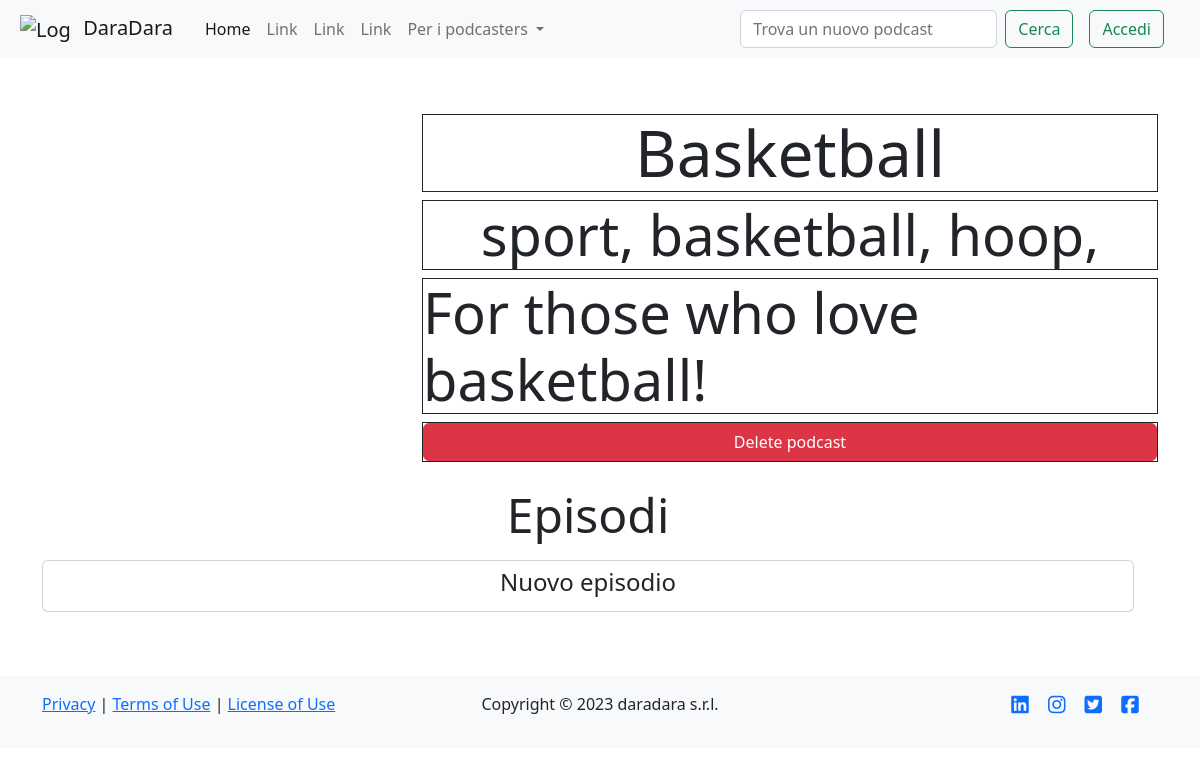
The page /podcast/2 on the database as committed earlier.
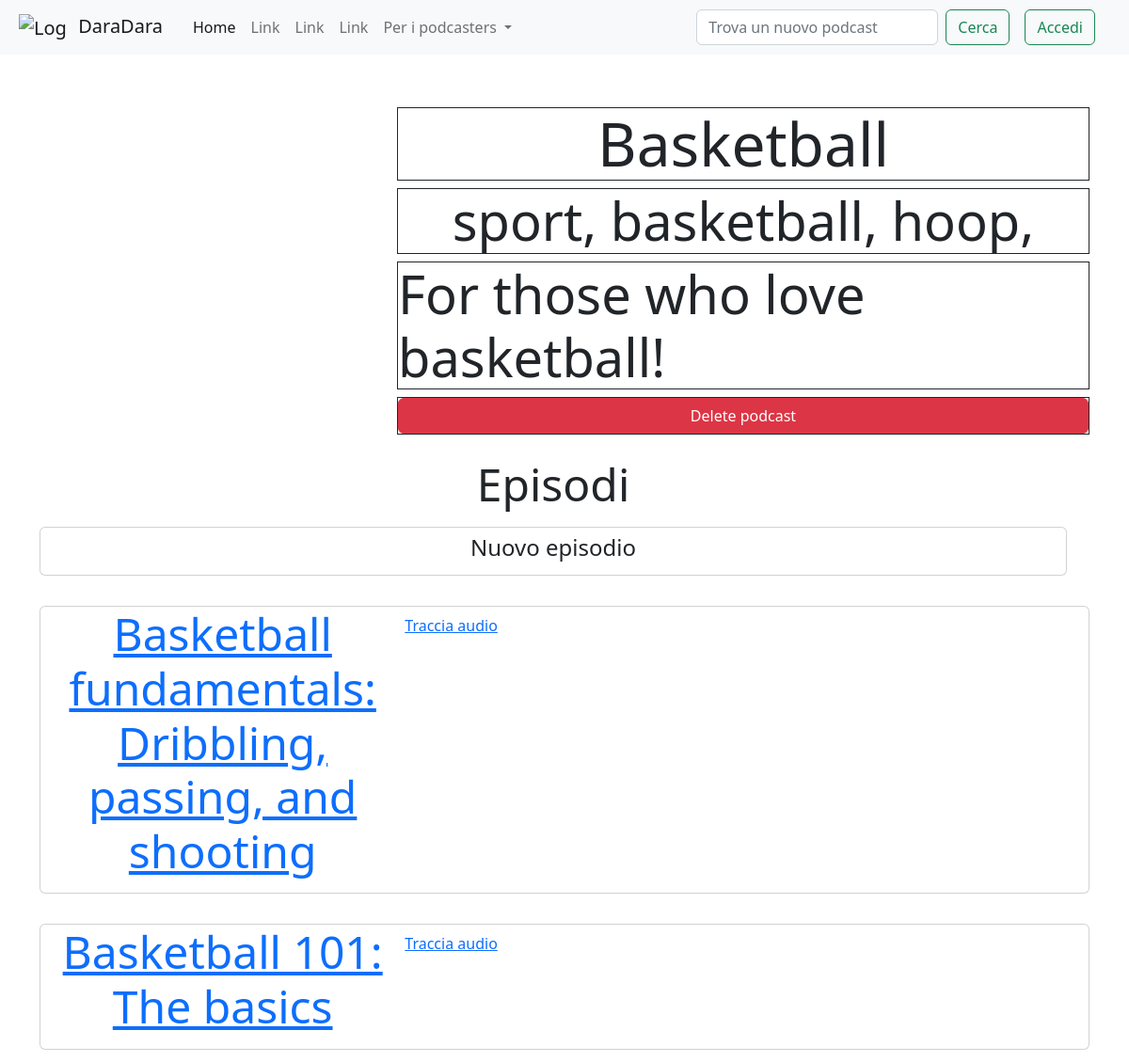
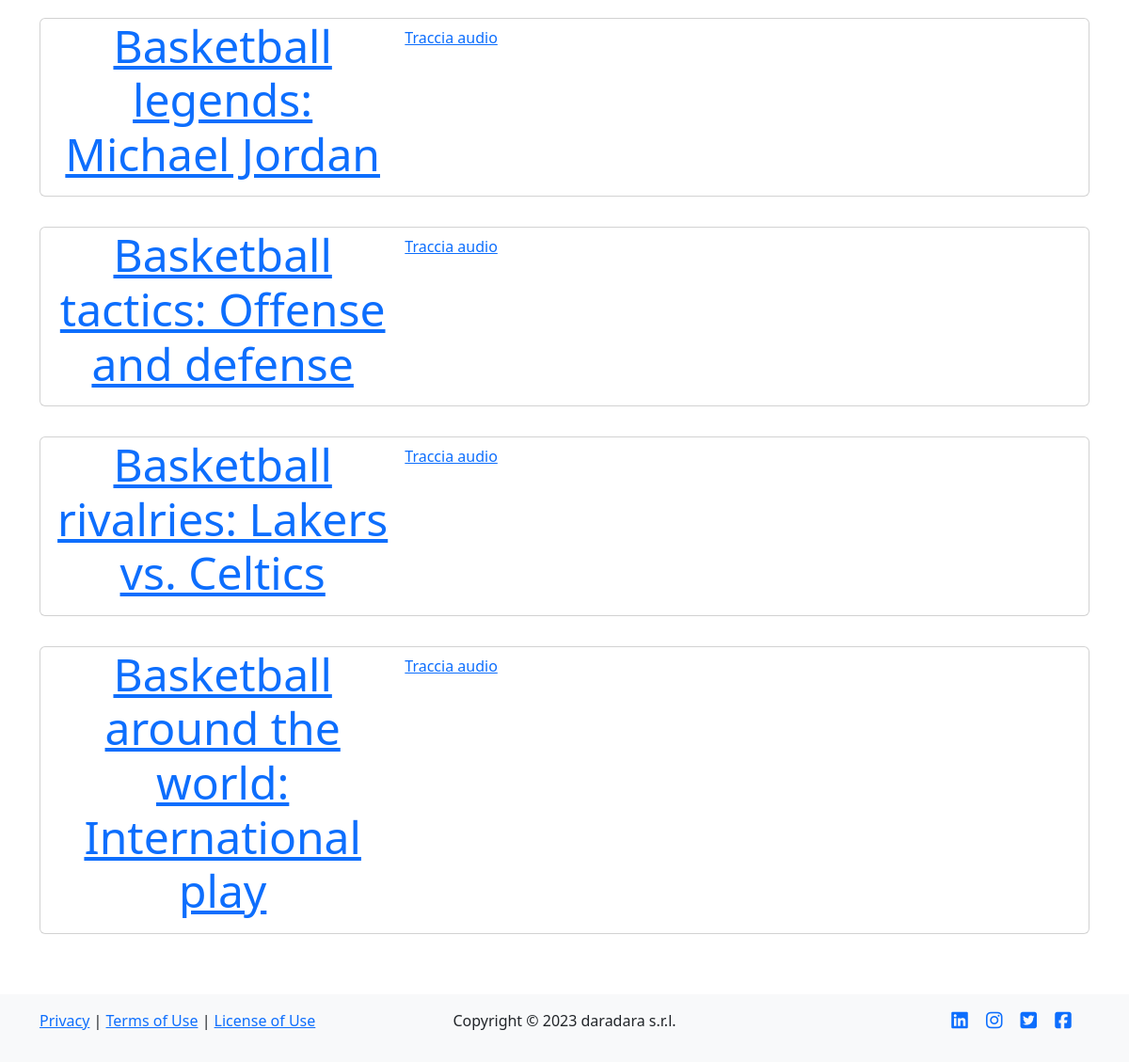
The same page on the database as committed later (2 pictures, top to bottom).
### tables this page shows
CREATE TABLE "categories" (
	"id_podcast"	INTEGER NOT NULL,
	"tag"	TEXT NOT NULL,
	FOREIGN KEY("id_podcast") REFERENCES "podcasts"("id"),
	PRIMARY KEY("tag","id_podcast")
);

CREATE TABLE "episodes" (
	"id"	INTEGER NOT NULL UNIQUE,
	"title"	TEXT NOT NULL UNIQUE,
	"description"	TEXT DEFAULT 'NO_DESCRIPTION',
	"audio"	TEXT NOT NULL,
	"timestamp"	TEXT NOT NULL,
	"id_podcast"	INTEGER NOT NULL,
	FOREIGN KEY("id_podcast") REFERENCES "podcasts"("id"),
	PRIMARY KEY("id" AUTOINCREMENT)
);

### app.py (the view)
@app.route('/podcast/<int:id>')
def podcast(id):
    podcast = dao.get_podcast(id)
    episodes = dao.get_episodes(id_podcast = id)
    tags = dao.get_tags(id)
    return render_template('podcast.html', id=id, podcast = podcast, episodes = episodes, tags = tags)

### data/dao.py (called while the page is built)
def get_tags(id_podcast):
    conn, cursor = connect()
    tags = False
    try:
        sql = 'SELECT * FROM categories WHERE id_podcast = ?'
        cursor.execute(sql, (id_podcast,))
        tags = cursor.fetchall()
    except Exception as e:
        print(e)
    close(conn, cursor)
    return tags

def get_episodes(id_podcast):
    conn, cursor = connect()
    episodes = []
    try:
        sql = 'SELECT * FROM episodes WHERE id_podcast = ? ORDER BY timestamp DESC'
        cursor.execute(sql, (id_podcast,))
        episodes = cursor.fetchall()
    except Exception as e:
        print(e)
    close(conn, cursor)
    return episodes

def get_podcast(id):
    conn, cursor = connect()
    podcast = False
    try:
        sql = 'SELECT * FROM podcasts WHERE id = ?'
        cursor.execute(sql, (id,))
        podcast = cursor.fetchone()
    except Exception as e:
        print(e)
    close(conn, cursor)
    return podcast

def connect():
    conn = sqlite3.connect(PATH)
    conn.row_factory = sqlite3.Row
    cursor = conn.cursor()
    return conn, cursor

def close(conn, cursor):
    cursor.close()
    conn.close()

### templates/podcast.html (shortened to what this page needs)
{% extends 'layout.html' %}
{% block content %}
    <div class="row">
        <div class="col-12 col-lg-4 d-flex justify-content-center align-items-center">
        </div>
        <div class="col">
            <div class="row border border-dark mx-2 mx-lg-0 my-2 d-flex justify-content-center align-content-center display-3">
                {{podcast.title}}
            </div>
            <div class="row border border-dark mx-2 mx-lg-0 my-2 d-flex justify-content-center align-content-center display-4">
                {% for tag in tags%} {{tag.tag}}, {% endfor %}
            </div>
            <div class="row border border-dark mx-2 mx-lg-0 my-2 d-flex justify-content-center align-content-center display-4">
                {{podcast.desc}}
            </div>
            <div class="row border border-dark mx-2 mx-lg-0 my-2 d-flex justify-content-center align-content-center display-5">
                <button type="button" class="btn btn-danger" data-bs-toggle="modal" data-bs-target="#deletePodcastModal">
                    Delete podcast
                </button>
            </div>
        </div>
    </div>
    <div class="row mt-3">
        <div class="row d-flex justify-content-center display-5">Episodi</div>
        <div class="row d-flex justify-content-center">
            <div class="row mt-3">
                <div class="card mb-3">
                    <div class="row g-0 d-flex justify-content-center align-content-center">
                        <button id="newEpBtn" class="btn text-center"><h4>Nuovo episodio</h4></button>
                    </div>
                </div>
            </div>
        </div>
        {% for episode in episodes %}
        <a href="{{ url_for('episode', id_pod=id, id_ep=episode.id) }}" >
        <div class="row d-flex justify-content-center">
            <div class="row mt-3">
                <div class="card mb-3">
                    <div class="row g-0">
                        <div class="col-md-4">
                            <p class="text-center display-5">{{ episode.title }}</p>
                        </div>
                        <div class="col-md-7">
                            <div class="card-body row g-2">
                                Traccia audio
                            </div>
                        </div>
                    </div>
                </div>
            </div>
        </div>
        </a>
        {% endfor%}
    </div>
{% endblock %}

Rows that differ between the two databases and show on the page:
now on this page (row edited): episodes: title "Basketball fundamentals: Dribbling, passing, and shooting"
now on this page (row edited): episodes: title "Basketball 101: The basics"
now on this page (row edited): episodes: title "Basketball legends: Michael Jordan"
now on this page (row edited): episodes: title "Basketball tactics: Offense and defense"
now on this page (row edited): episodes: title "Basketball rivalries: Lakers vs. Celtics"
now on this page (row edited): episodes: title "Basketball around the world: International play"
